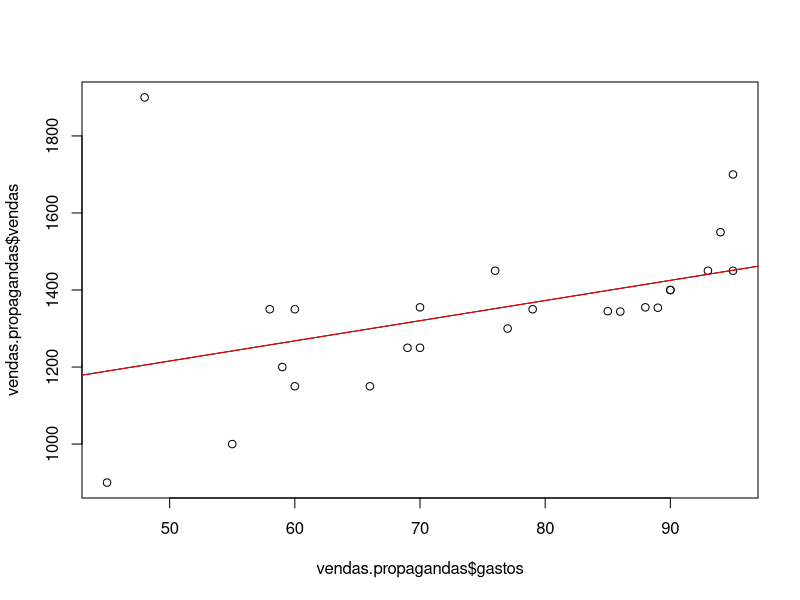
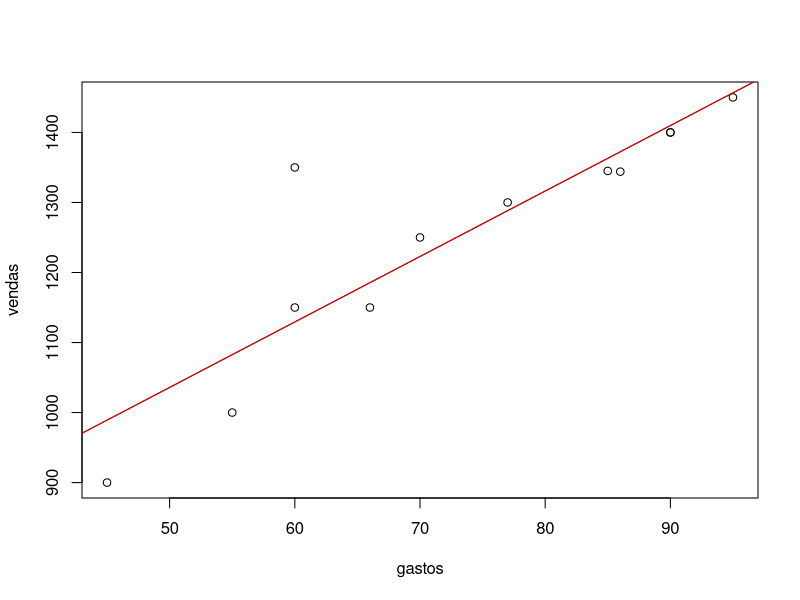
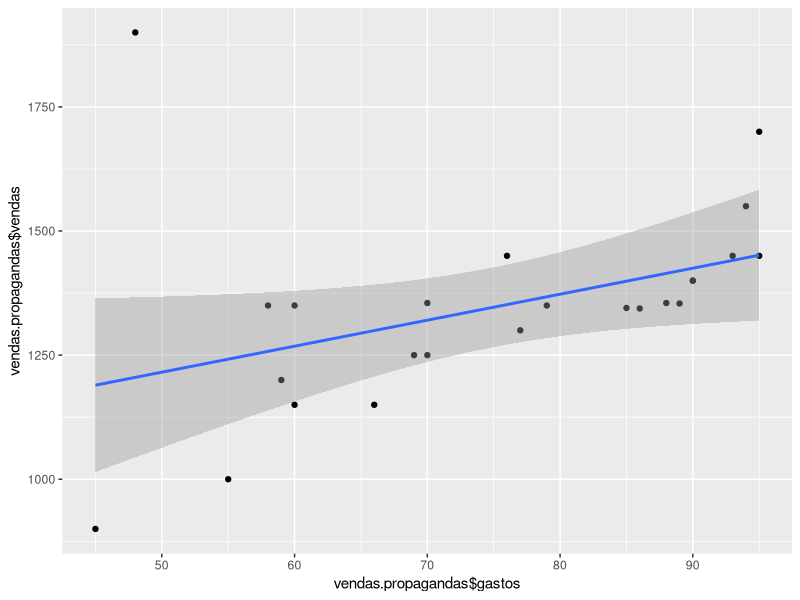
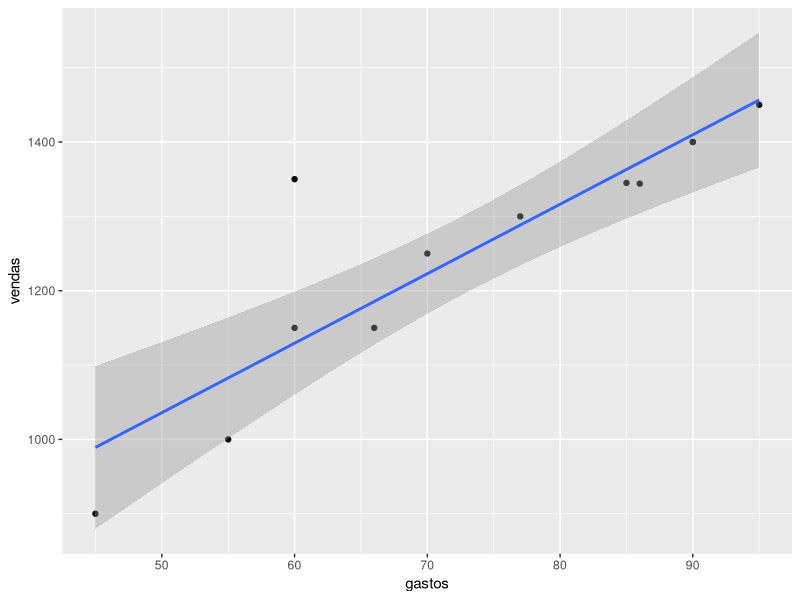
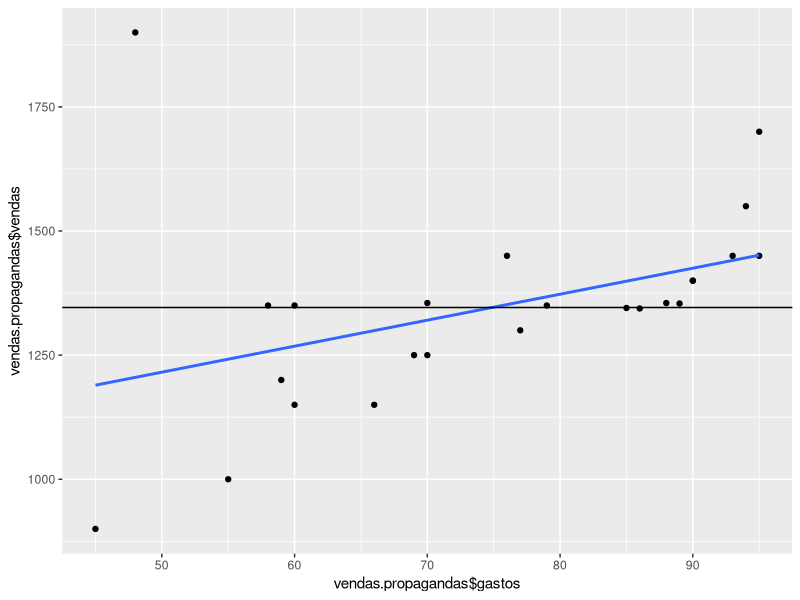
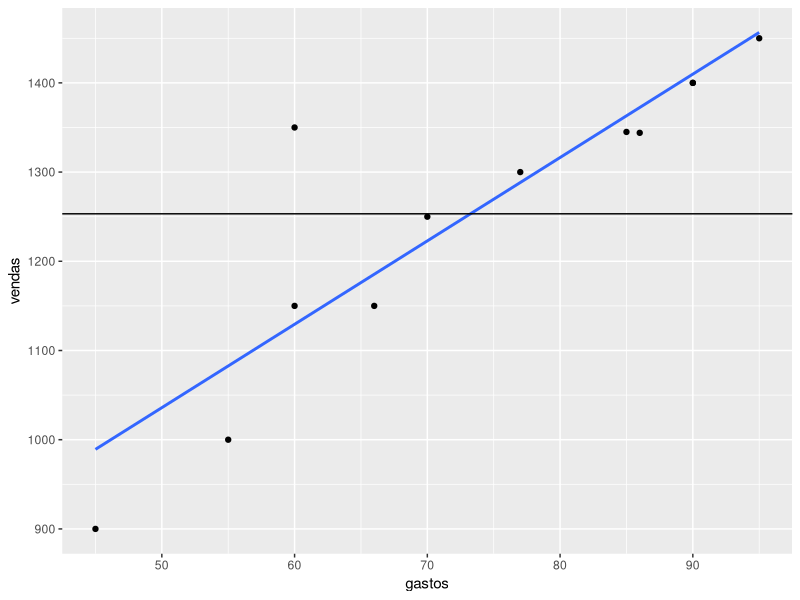
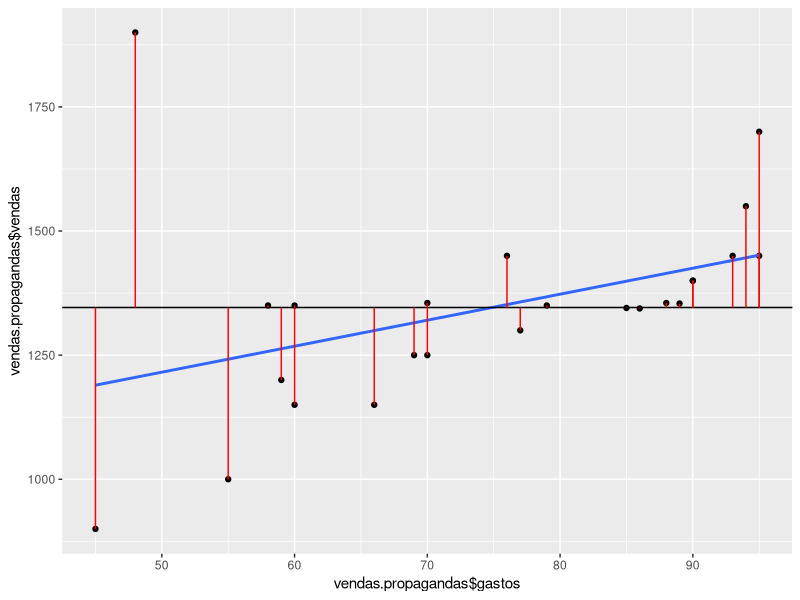
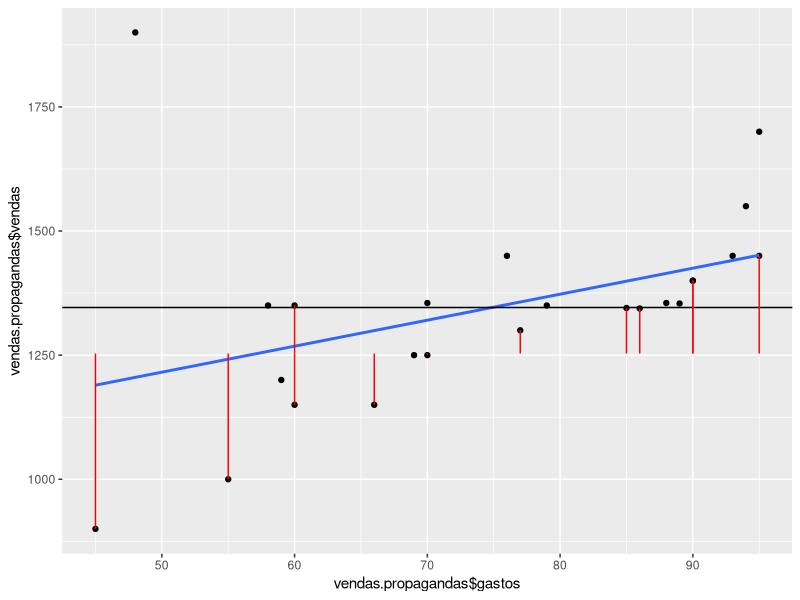

Write R code to recreate these figures, in order.
require(stats)

gastos = c(60,45,	55,	66,	70,	90,	95,	77, 85,	86,	60,	90)
vendas = c(1150,	900,	1000,	1150,	1250,	1400,	1450,	1300,	1345,	1344,	1350,	1400)

vendas.propagandas <- data.frame(
  
  mês = c('Jan', 'Fev', 'Mar', 'Abr', 'Maio', 'Jun', 'Jul', 'Ago', 'Set', 'Out', 'Nov', 'Dez', 
          'Jan', 'Fev', 'Mar', 'Abr', 'Maio', 'Jun', 'Jul', 'Ago', 'Set', 'Out', 'Nov', 'Dez'),
  gastos = c(60,45,	55,	66,	70,	90,	95,	77, 85,	86,	60,	90,
             58,48,	59,	69,	76,	93,	94,	79, 88,	89,	70,	95),
  vendas = c(1150,	900,	1000,	1150,	1250,	1400,	1450,	1300,	1345,	1344,	1350,	1400,
             1350,	1900,	1200,	1250,	1450,	1450,	1550,	1350,	1355,	1354,	1355,	1700),
  ano = c(2020,2020,2020,2020,2020,2020,2020,2020,2020,2020,2020,2020,
          2021,2021,2021,2021,2021,2021,2021,2021,2021,2021,2021,2021)

)

View(vendas.propagandas)

# calcula a média das notas
mean(vendas.propagandas$gastos)
mean(vendas.propagandas$vendas)


##############################################

plot(vendas.propagandas$gastos, vendas.propagandas$vendas)
lm(vendas.propagandas$vendas ~ vendas.propagandas$gastos)
abline( 953.889    ,    5.236 )

abline(lm(vendas.propagandas$vendas ~ vendas.propagandas$gastos), col = "red")


plot(gastos, vendas)
lm(vendas ~ gastos)
abline( 568.590     ,   9.347   )

abline(lm(vendas ~ gastos), col = "red")

## com ggplot2

library(ggplot2)

ggplot(mapping = aes(vendas.propagandas$gastos, vendas.propagandas$vendas)) +
  geom_point() +
  geom_smooth(method = "lm")


ggplot(mapping = aes(gastos, vendas)) +
  geom_point() +
  geom_smooth(method = "lm")



retas <- ggplot(mapping = aes(vendas.propagandas$gastos, vendas.propagandas$vendas)) +
  geom_point() +
  geom_smooth(se = FALSE, method = "lm") + 
  geom_hline(yintercept = mean(vendas.propagandas$vendas))
retas


retas2 <- ggplot(mapping = aes(gastos, vendas)) +
  geom_point() +
  geom_smooth(se = FALSE, method = "lm") + 
  geom_hline(yintercept = mean(vendas))
retas2


# visualizando os erros

retas +
  geom_segment(aes(x = vendas.propagandas$gastos, y = vendas.propagandas$vendas),
               xend = vendas.propagandas$gastos, yend = mean(vendas.propagandas$vendas), col="red")

retas +
  geom_segment(aes(x = gastos, y = vendas),
               xend = gastos, yend = mean(vendas), col="red")

retas +
  geom_segment(aes(x = vendas.propagandas$gastos, y = vendas.propagandas$vendas),
               xend = vendas.propagandas$gastos, yend = predict(lm(vendas.propagandas$vendas ~ vendas.propagandas$gastos)), col = "red" )

retas +
  geom_segment(aes(x = gastos, y = vendas),
               xend = gastos, yend = predict(lm(vendas ~ gastos)), col = "red" )


## Calculando o R²

SQt = sum((mean(vendas.propagandas$vendas) - vendas.propagandas$vendas)**2)
SQres = sum((predict(lm(vendas.propagandas$vendas ~ vendas.propagandas$gastos)) - vendas.propagandas$vendas)**2)
R2 = (SQt - SQres) / SQt
R2
0.1655023


SQt = sum((mean(vendas) - vendas)**2)
SQres = sum((predict(lm(vendas ~ gastos)) - vendas)**2)
R2 = (SQt - SQres) / SQt
R2
0.7895924